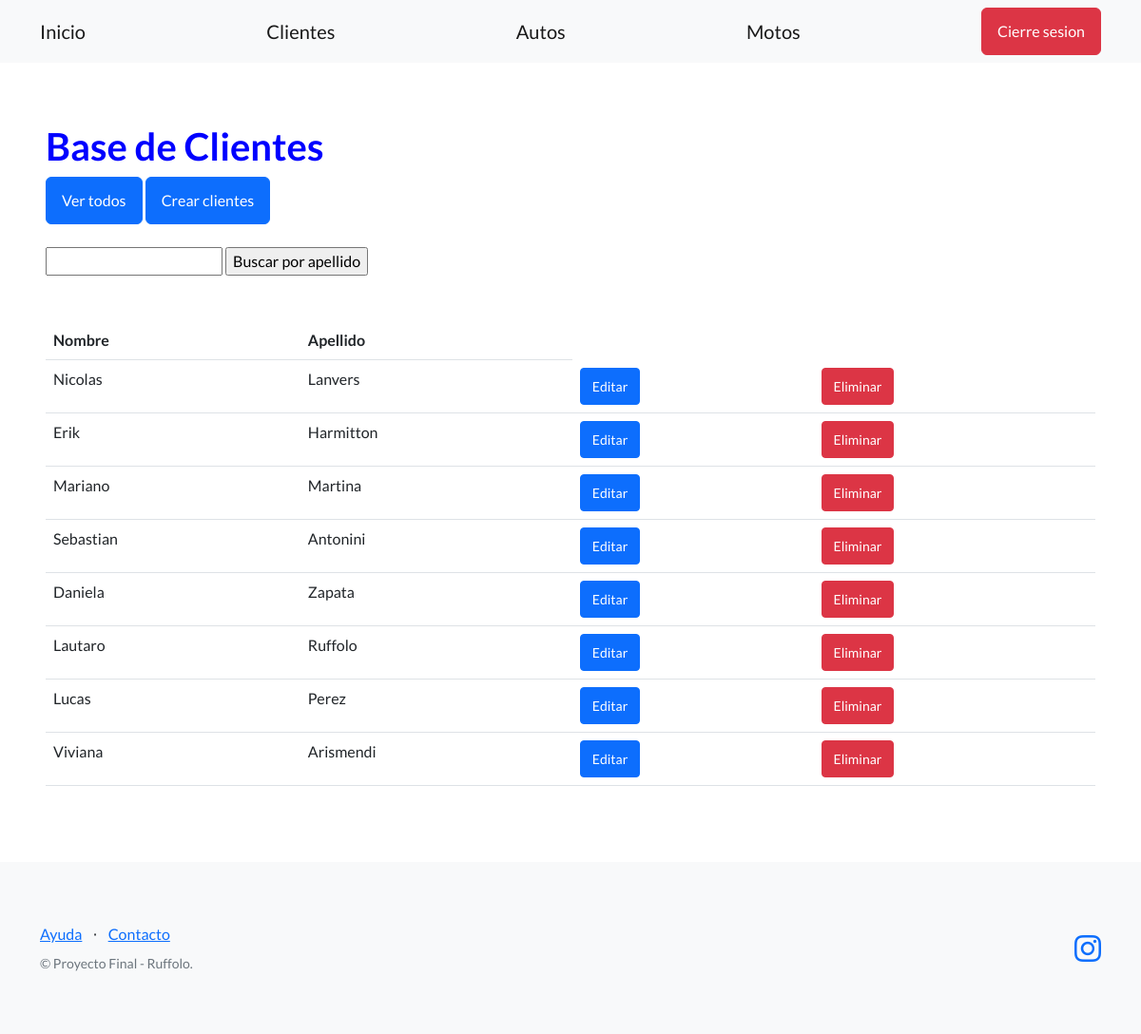
Screenshot of /ficheros/clientes/ (signed in) with the database file from the repository.
### Ficheros/models.py (models this page shows, shortened)
class Cliente(models.Model):
    nombre = models.CharField(max_length=100)
    apellido = models.CharField(max_length=100)
    email = models.EmailField()

### Ficheros/views.py (the view)
# urls.py: path("clientes/", listar_clientes, name="lista_clientes"),
@login_required
def listar_clientes(request):
    contexto ={
        "clientes" : Cliente.objects.all()
    }
    http_response = render(
        request=request,
        template_name='Ficheros/lista_clientes.html',
        context=contexto,
    )
    return http_response

### Ficheros/templates/Ficheros/lista_clientes.html (shortened to what this page needs)
{% extends "base.html" %}
    {% block contenido %}
    <h1 style="color:blue;">
      Base de Clientes
    </h1>
    <a class="btn btn-primary" href="{% url "lista_clientes" %}">Ver todos</a>
    <a class="btn btn-primary" href="{% url "crear_clientes" %}">Crear clientes</a>
    <br><br>
    <form action="{% url 'buscar_clientes' %}" method="post">
     <input type="text" name="busqueda">
     <input type="submit" value="Buscar por apellido">
    </form>
    <br><br>
  <table class="table">
    <tbody>
      <tr>
        <th>Nombre</th>
        <th>Apellido</th>
      </tr>
      {% for cliente in clientes %}
      <tr>
        <td>{{ cliente.nombre}}</td>
        <td>{{ cliente.apellido}}</td>
        <td>
          <a class="btn btn-primary btn-sm" href="{% url 'editar_cliente' cliente.id %}">Editar</a>
        </td>
        <td>
          <form action="{% url 'eliminar_cliente' cliente.id %}" method="post">
            <input type="submit" class="btn btn-danger  btn-sm" value="Eliminar"/>
          </form>
        </td
      </tr>
      {% endfor %}
    </tbody>
  </table>
    {% endblock contenido %}

### rows the page displays
Cliente: nombre "Nicolas", apellido "Lanvers"
Cliente: nombre "Erik", apellido "Harmitton"
Cliente: nombre "Mariano", apellido "Martina"
Cliente: nombre "Sebastian", apellido "Antonini"
Cliente: nombre "Daniela", apellido "Zapata"
Cliente: nombre "Lautaro", apellido "Ruffolo"
Cliente: nombre "Lucas", apellido "Perez"
Cliente: nombre "Viviana", apellido "Arismendi"
